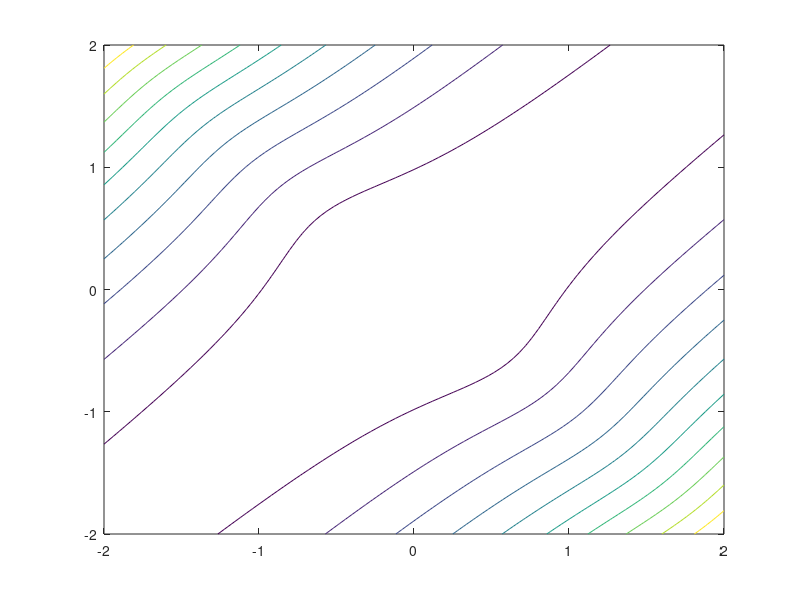

Source code (MATLAB):
clear; close all;
x1 = linspace(-2,2,101);
x2 = linspace(-2,2,101);
[X1, X2] = meshgrid(x1,x2);
V = (X1 + X2).^2./(1 + (X1 + X2).^2) + (X1 - X2).^2;

contour(X1,X2,V);

